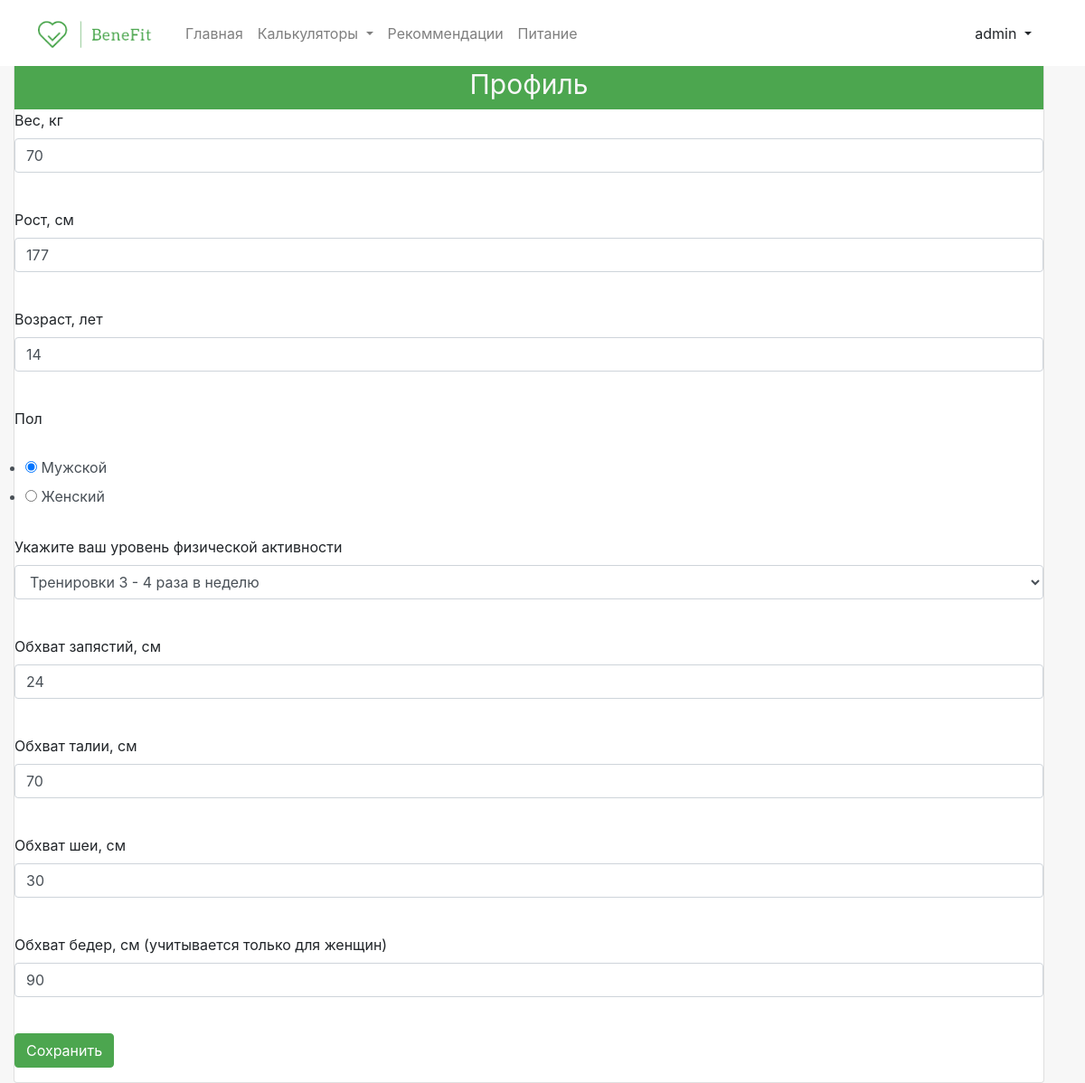
The app's page /profile (signed in), older data.
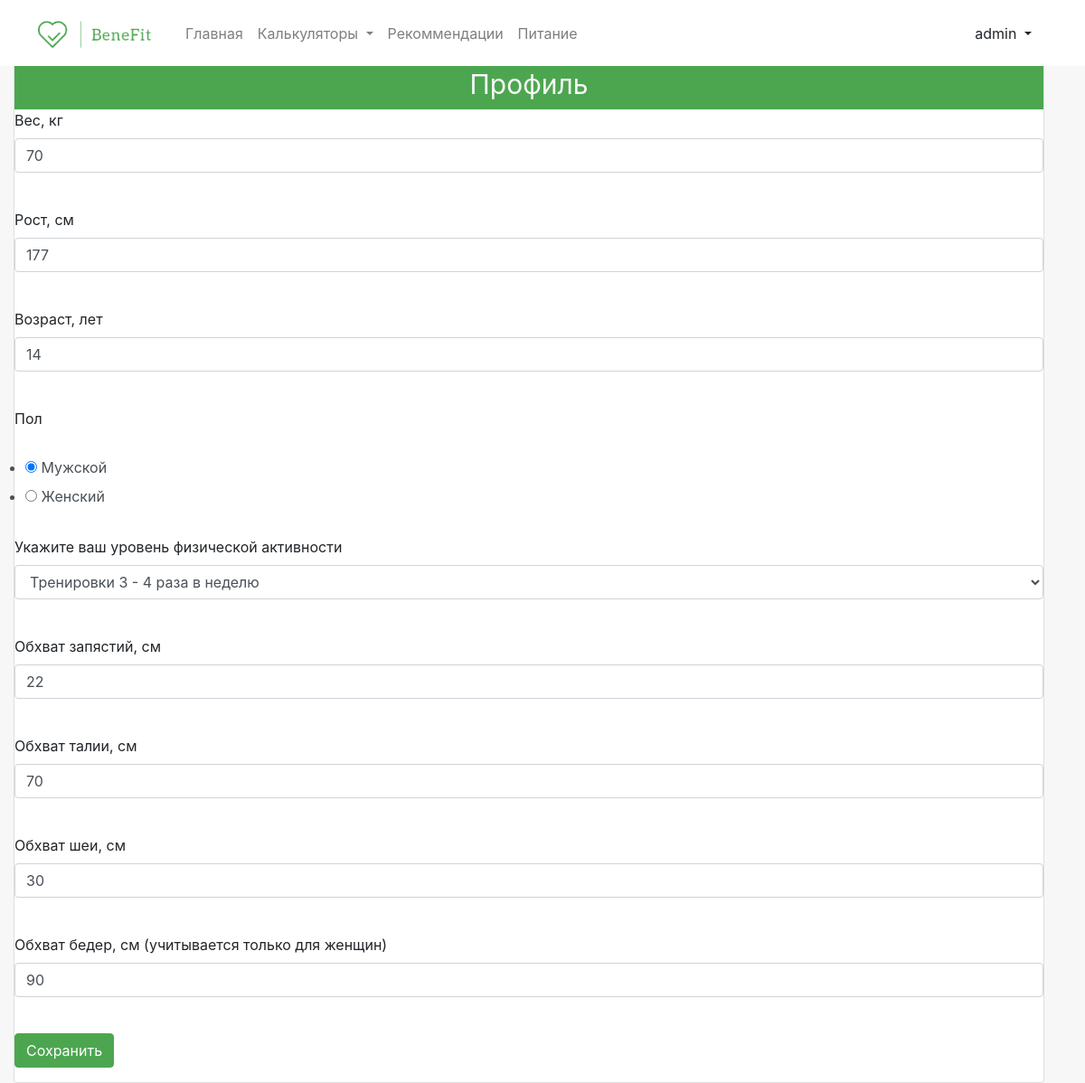
The same page, newer data.
### data/user_login.py (models this page shows, shortened)
class UserLogin(SqlAlchemyBase, UserMixin):
    __tablename__ = 'user_login'
    id = sqlalchemy.Column(sqlalchemy.Integer,
                           primary_key=True, autoincrement=True, nullable=True)
    name = sqlalchemy.Column(sqlalchemy.String, nullable=True)
    about = sqlalchemy.Column(sqlalchemy.String, nullable=True)
    email = sqlalchemy.Column(sqlalchemy.String,
                              index=True, unique=True, nullable=True)
    hashed_password = sqlalchemy.Column(sqlalchemy.String, nullable=True)
    created_date = sqlalchemy.Column(sqlalchemy.DateTime,
                                     default=datetime.datetime.now)
    user_inputs = orm.relation("UserInputs", back_populates='user_login')
    user_results = orm.relation("UserResults", back_populates='user_login')

### data/user_inputs.py (models this page shows)
class UserInputs(SqlAlchemyBase, SerializerMixin):
    __tablename__ = 'user_inputs'
    user_id = sqlalchemy.Column(sqlalchemy.Integer,
                                sqlalchemy.ForeignKey("user_login.id"),
                                primary_key=True, autoincrement=True, nullable=True)
    height = sqlalchemy.Column(sqlalchemy.Integer, nullable=True)
    weight = sqlalchemy.Column(sqlalchemy.Integer, nullable=True)
    age = sqlalchemy.Column(sqlalchemy.Integer, nullable=True)
    gender = sqlalchemy.Column(sqlalchemy.String, nullable=True)
    activity = sqlalchemy.Column(sqlalchemy.Integer, nullable=True)
    wrists = sqlalchemy.Column(sqlalchemy.Integer, nullable=True)
    waist = sqlalchemy.Column(sqlalchemy.Integer, nullable=True)
    neck = sqlalchemy.Column(sqlalchemy.Integer, nullable=True)
    hip = sqlalchemy.Column(sqlalchemy.Integer, nullable=True)
    user_login = orm.relation('UserLogin')

### application.py (the view, shortened to what this page needs)
@app.route('/profile', methods=['GET', 'POST'])
@login_required
def profile_page():
    form = ProfileForm()
    if current_user.is_authenticated:
        db_sess = db_session.create_session()
        current_user_inputs = db_sess.query(UserInputs).filter(
            UserInputs.user_id == current_user.id).first()
        form.weight.data = current_user_inputs.weight
        form.height.data = current_user_inputs.height
        form.age.data = current_user_inputs.age
        form.gender.data = current_user_inputs.gender
        form.activity.data = str(current_user_inputs.activity)
        form.wrists.data = current_user_inputs.wrists
        form.waist.data = current_user_inputs.waist
        form.neck.data = current_user_inputs.neck
        form.hip.data = current_user_inputs.hip
    return render_template("profile.html",
                           title='Профиль пользователя', form=form)

### forms/profile_form.py
class ProfileForm(FlaskForm):
    weight = IntegerField('Вес, кг', validators=[DataRequired()])
    height = IntegerField('Рост, см', validators=[DataRequired()])
    age = IntegerField('Возраст, лет', validators=[DataRequired()])
    gender = RadioField('Пол', choices=['Мужской', 'Женский'])
    activity = SelectField(u'Укажите ваш уровень физической активности',
                           choices=[(0, 'Сидячий образ жизни'),
                                    (1, 'Редкие тренировки'),
                                    (2, 'Тренировки 3 - 4 раза в неделю'),
                                    (3, 'Тренировки 5 - 6 раз в неделю'),
                                    (4, 'Ежедневные интенсивные тренировки')],
                           validators=[DataRequired()])
    wrists = IntegerField('Обхват запястий, см', validators=[DataRequired()])
    waist = IntegerField('Обхват талии, см', validators=[DataRequired()])
    neck = IntegerField('Обхват шеи, см', validators=[DataRequired()])
    hip = IntegerField('Обхват бедер, см (учитывается только для женщин)',
                       validators=[DataRequired()])
    submit = SubmitField('Сохранить')

### application.py (called while the page is built)
@login_manager.user_loader
def load_user(user_id):
    db_sess = db_session.create_session()
    return db_sess.query(UserLogin).get(user_id)

### data/db_session.py (called while the page is built)
def create_session() -> Session:
    global __factory
    return __factory()

### templates/profile.html (shortened to what this page needs)
{% extends "base.html" %}
{% block content %}
          <div class="card  row justify-content--center" style="width: 100%;">
          <div class="card-head main-card-head">Профиль</div>
          <form action="" method="post">
        	<p>
        	    {{ form.weight.label }}<br>
        	    {{ form.weight(class="form-control", type="number", min='20', max='500')}}<br>
        	</p>
          <p>
              {{ form.height.label }}<br>
              {{ form.height(class="form-control", type="number", min='60', max='250')}}<br>
          </p>
          <p>
              {{ form.age.label }}<br>
              {{ form.age(class="form-control", type="number", min='14', max='130') }}<br>
          </p>
          <p>
              {{ form.gender.label }}<br>
              {{ form.gender(class="form-control form-field-gender", type="string") }}<br>
          </p>
          <p>
              {{ form.activity.label }}<br>
              {{ form.activity(class="form-control", type="select") }}<br>
          </p>
          <p>
              {{ form.wrists.label }}<br>
              {{ form.wrists(class="form-control", type="number", max="30", min="10") }}<br>
          </p>
          <p>
              {{ form.waist.label }}<br>
              {{ form.waist(class="form-control", type="number, min='50', max='100'") }}<br>
          </p>
          <p>
              {{ form.neck.label }}<br>
              {{ form.neck(class="form-control", type="number", min='30', max='50') }}<br>
          </p>
            <p>
              {{ form.hip.label }}<br>
              {{ form.hip(class="form-control", type="number, min='70', max='130'") }}<br>
          </p>
        	<p>{{ form.submit(type="submit", class="btn calculator-btn") }}</p>
</form>
</div>
{% endblock %}

### templates/base.html (shortened to what this page needs)
<!doctype html>
<html lang="en">
<head>
    <link rel="stylesheet"
          href="https://stackpath.bootstrapcdn.com/bootstrap/4.4.1/css/bootstrap.min.css"
>
    <link rel="stylesheet"
          href="../static/css/style.css">
</head>
<body>
  <nav class="navbar navbar-expand-lg navbar-light bg-light nav fixed-top">
  <div class="container-fluid">
    <a class="nav-brand navbar-brand" href="/">
      <svg class=" featurette-image img-fluid mx-auto" width="150" height="45"  >
          <image xlink:href="../static/img/logo_original_cutted.png" height="100%" width="100%" alt="" />
        </svg>
    </a>
    <div class="collapse navbar-collapse" id="navbarNavDropdown">
      <ul class="navbar-nav">
        <li class="nav-item">
          <a class="nav-link {{active_home}}" aria-current="page" href="/">Главная</a>
        </li>
        <li class="nav-item dropdown">
          <a class="nav-link dropdown-toggle {{active_calculator}}" href="#" id="navbarDropdownMenuLink" role="button" data-bs-toggle="dropdown" aria-expanded="false">
          Калькуляторы
          </a>
        </li>
        <li class="nav-item">
          <a class="nav-link {{active_recommendations}}" href="/recommendations">Рекоммендации</a>
        </li>
        <li class="nav-item">
          <a class="nav-link {{active_nutrition}}" href="/nutrition">Питание</a>
        </li>
      </ul>
      <div class="container-fluid">
        <form class="d-flex flex-space-between">
              {% if current_user.is_authenticated %}
    <div class="btn-group dropstart">
  <a type="button" class="btn dropdown-toggle" data-bs-toggle="dropdown" aria-expanded="false">
    {{ current_user.name }}
  </a>
</div>
{% else %}
    <p>
        <a class="btn nav-btn-reg" href="/register">Зарегистрироваться</a>
        <a class="btn nav-btn-auth" href="/login">Войти</a>
    </p>
{% endif %}
        </form>
      </div>
    </div>
  </div>
</nav>
{% if active_home == 'active' %}
    {% block home_page%}{% endblock %}
{% else %}
<main role="main" >
  <div  class="container">
    <div class="row">
        {% block content %}{% endblock %}
    </div>
  </div>
</main>
{% endif %}
</body>
</html>

### static/css/style.css (style rules this page uses)
* { margin: 0; padding: 0; box-sizing: border-box; }
.nav { background-color: #fff !important; }
.nav-brand { color: #4ca64f !important; font-size: 30px; color: #fff; }
.form-field-gender { border: none; }
main { background: #f7f7f7; margin-top: 70px; }
.card-head { background-color: #4ca64f; text-align: center; height: 50px; font-size: 30px; color: #f7f7f7; }
.calculator-btn { background-color: #4ca64f; border-color: #4ca64f; color: #fff; }

Row changes from the older to the newer data that the page shows:
changed UserInputs "☑ Мужской ☐ Женский": wrists "24" → "22"
